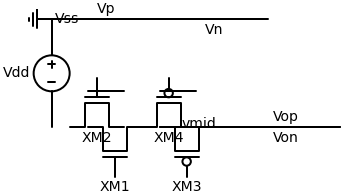

The script that saved this image:
import schemdraw
import schemdraw.elements as e

# Create a new drawing
d = schemdraw.Drawing()

# Define power supply
d += e.SourceV().up().label('Vdd', loc='top')
d += e.Ground().down().label('Vss', loc='bottom')

# Define the differential amplifier inputs (Vp, Vn)
d += e.Line().right().label('Vp', loc='top')
d += e.Line().right().label('Vn', loc='bottom')

# Draw N-channel MOSFETs (XM1, XM2) - NFET
d += e.NFet().at((1, 0)).label('XM1').up().reverse()
d += e.NFet().at((2, 0)).label('XM2').down().reverse()

# Connect the gate terminals of the NMOS (NFET) devices
d += e.Line().right().at((1, 1)).to((2, 1))

# Define the P-channel MOSFETs (XM3, XM4) - PFET
d += e.PFet().at((3, 0)).label('XM3').up().reverse()
d += e.PFet().at((4, 0)).label('XM4').down().reverse()

# Connect the gates of the PMOS (PFET) transistors to the outputs
d += e.Line().right().at((3, 1)).to((4, 1))

# Define the output nodes (Vop, Von)
d += e.Line().right().at((5, 0)).label('Vop', loc='top')
d += e.Line().right().at((5, 0)).label('Von', loc='bottom')

# Draw the mid voltage (vmid) node between the differential pair
d += e.Line().right().at((3, 0)).to((5, 0)).label('vmid', loc='center')

# Save the drawing as a PNG file
d.draw()
d.save('trial2.png')
